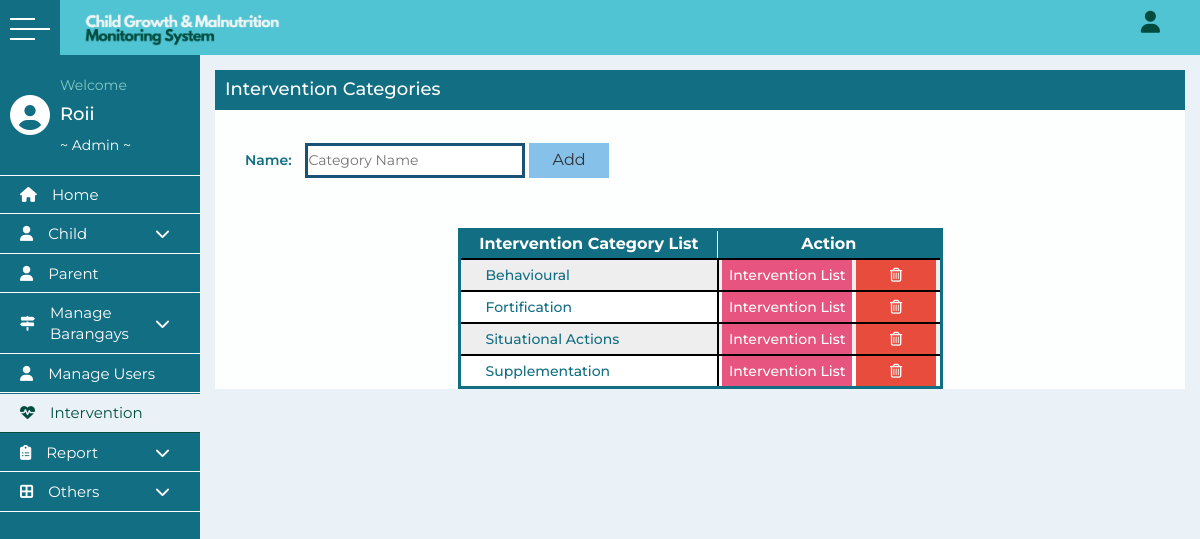
Page /intervention_categories.php (signed in) on the committed database.
### tables this page shows
CREATE TABLE `category_intervention` (
  `id` int(11) NOT NULL,
  `name` varchar(255) NOT NULL
);

### intervention_categories.php (the view, shortened to what this page needs)
<?php
include ("includes/config.php");
    $sql = "SELECT * FROM `category_intervention` order by name";
    $intervention_results = mysqli_query($Connection, $sql);
    $intervention_records = mysqli_num_rows($intervention_results);
include ('includes/header.php');
?>
      <main>
      <div class="container">
      <div class="graph">
        <div class="table-container">
          <div class="title-page">
            <h3>Intervention Categories </h3>
          </div>
          <form action="" method="post">
            <div class="add_intervention">
              <label>Name:</label>
              <input type="text" name="name" placeholder="Category Name">
              <button name="add" type="submit">Add</button>
           </div>
          </form>
          <div class="table-list" style="margin-top: 50px;">
            <center>
              <table>
                <tr>
                  <th>Intervention Category List</th>
                  <th>Action</th>
                </tr>
                <?php
                  if (!empty($intervention_records)) {
                    while ($row = mysqli_fetch_assoc($intervention_results)) {
                      ?>
                <tr>
                <td style="text-align: left;padding-left: 25px;"><?php echo $row['name'];?></td>
                <td>
                    <button style="background-color: #e75480; width: 59%;" ><a style="text-decoration: none;color: white" href="intervention.php?categ=<?php echo $row['name']; ?>";>Intervention List</button>
                    <button style="background-color: #E74C3C;"><a href="child_delete.php?categi=<?php echo $row['id'];?>" onClick="javascript:return confirm('Do you really want to delete?');"><i class="far fa-trash-alt" style="color: white;"></i></a></button>
                  </td>
                </tr>
                <?php
                }
              }
                ?>
              </table>
            </center>
          </div>
        </div>
      </div>
      </div>
      </div>
      </div>
</body>
</html>

### css/style.css (style rules this page uses)
* { margin: 0; padding: 0; list-style: none; box-sizing: border-box; text-decoration: none; font-family: 'Montserrat', sans-serif; }
.main_container .container { margin-top: 40px; width: calc(100% - 200px); margin-left: 200px; transition: all 0.3s ease; }
a { text-decoration: none; }
main { background: #EAF2F8; min-height: calc(100vh - 60px); }
.graph { margin-top:-20px; background-color: #FDFEFE; width: 100%; height: auto; }
.title-page { width: 100%; height: 40px; background-color: #126e82; margin-top: 50px; }
.title-page h3 { float: left; margin-top: 10px; margin-left: 10px; font-size: 18px; color: white; }
.table-list { margin-top: 120px; }
.table-list table { border-collapse: collapse; width: 50%; height: auto; }
.table-list table, td, th { border: 3px solid #126e82; font-size: 14px; text-align: center; }
.table-list table td { width: 200px; text-align: center; }
.table-list table th { height: 30px; background-color: #126e82; color: white; font-size: 16px; border: 1px solid; text-align: center; }
.table-list table td { font-size: 14px; height: 30px; color: #126e82; font-weight: 500; text-align: center; }
.table-list table tr:nth-child(even) { background-color: #eee; }
.table-list table tr:nth-child(odd) { background-color: #fff; }
.table-list table button { width: 80px; height: 30px; font-size: 14px; color: #004D40; background-color: #E0F2F1; font-weight: 450; border: none; }
.table-list-barangay table, td, th { border: 3px solid #126e82; font-size: 14px; text-align: center; }
.table-list-2 table, td, th { border: 3px solid #126e82; font-size: 18px; text-align: center; }
.table-list-2 table td, th { width: 400px; text-align: center; }
.add_intervention label { font-size: 14px; font-weight: 550; color: #126e82; margin-left: 30px; margin-right: 10px; margin-top: 40px; }
.add_intervention input { width: 220px; height: 35px; border: 3px solid #1A5276; }
.add_intervention button { width: 80px; height: 35px; font-size: 16px; background-color: #85C1E9; border: none; }
.table-list-child table, td, th { border: 3px solid #126e82; font-size: 14px; text-align: center; }
.table-child-growth table, td, th { border: 2px solid black; font-size: 16px; text-align: center; }
.table-child-report table, th, td { border: 2px solid black; }
.table-intervention table, td, th { border: 2px solid black; font-size: 16px; text-align: center; }

### rows in the picture
category_intervention: name "Behavioural"
category_intervention: name "Fortification"
category_intervention: name "Situational Actions"
category_intervention: name "Supplementation"

### other values in the picture
wordwrap($text, 12, "<br />\n") "Roii"
$_SESSION['role'] "Admin"
